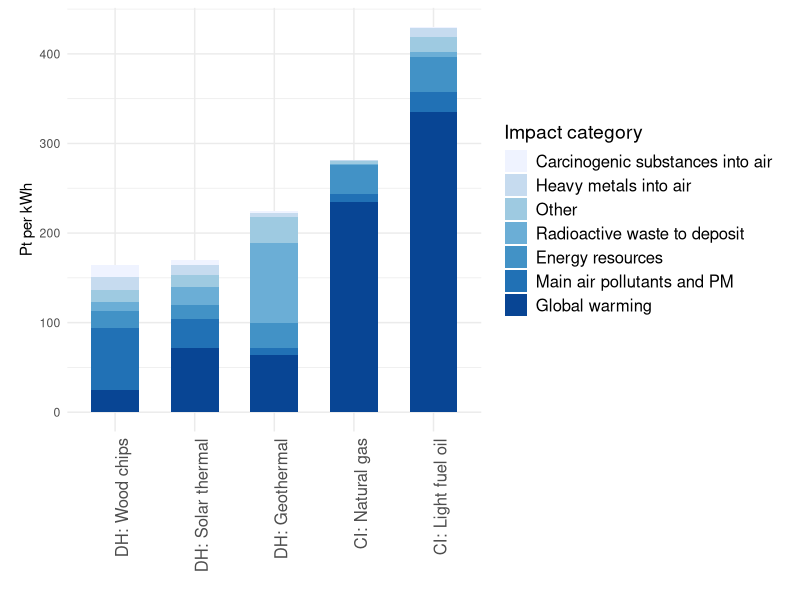
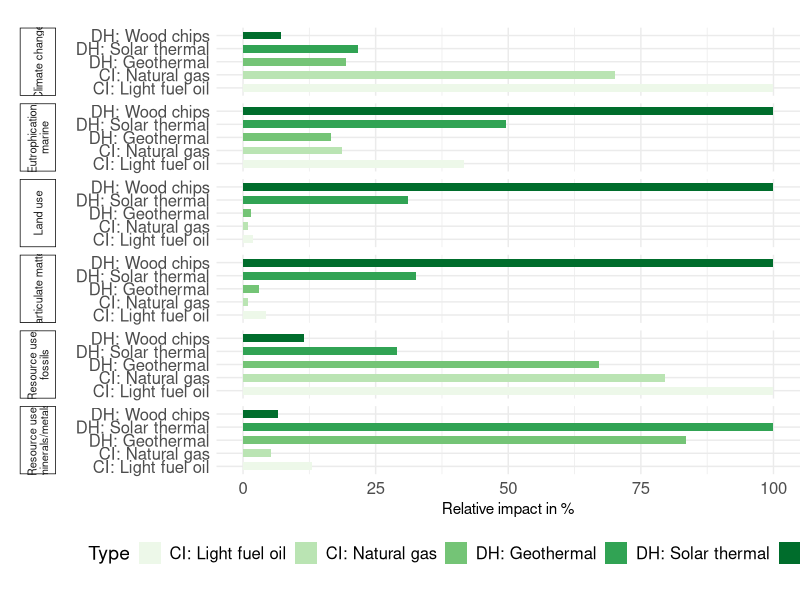
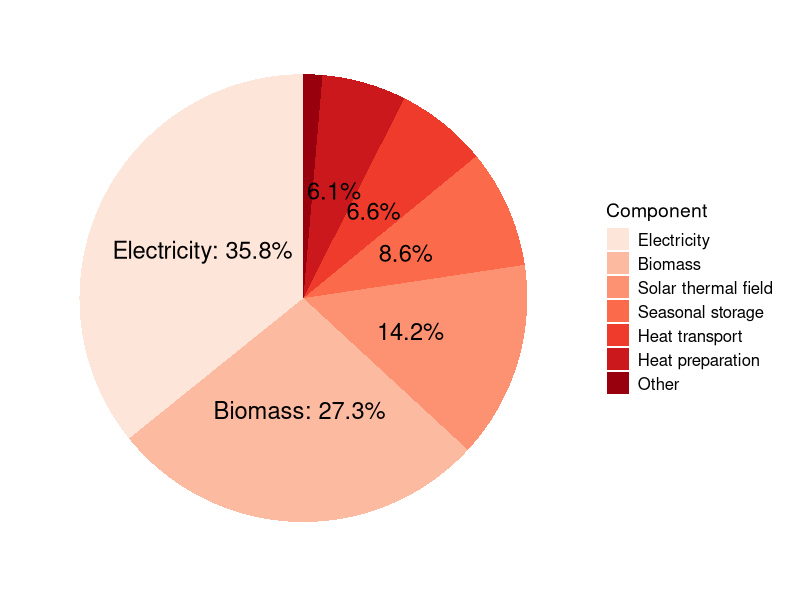
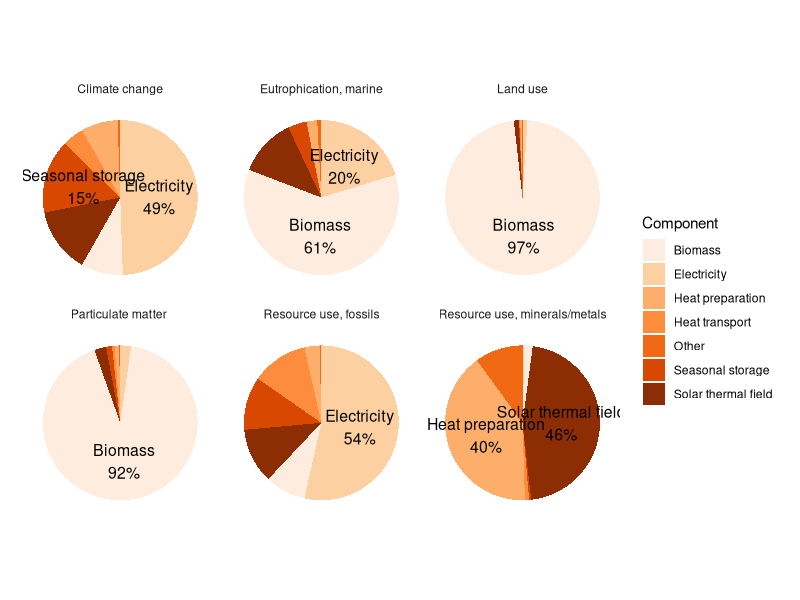
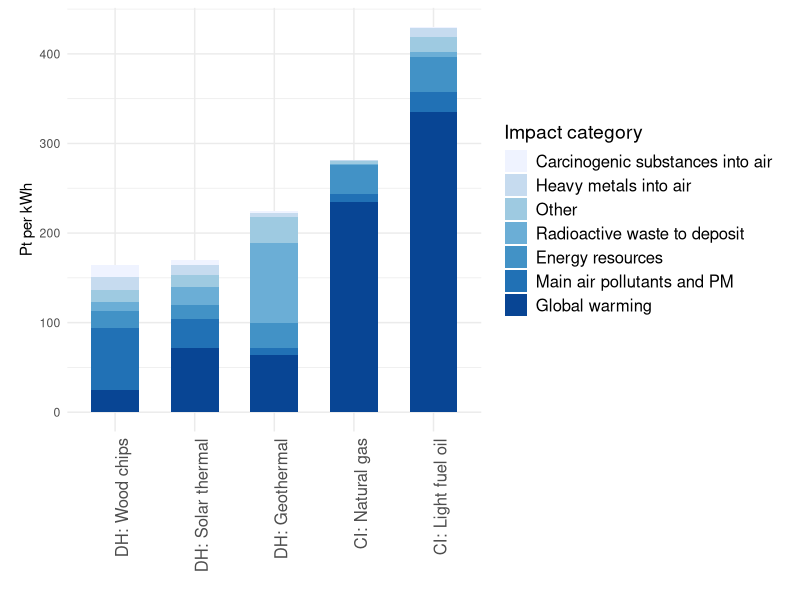
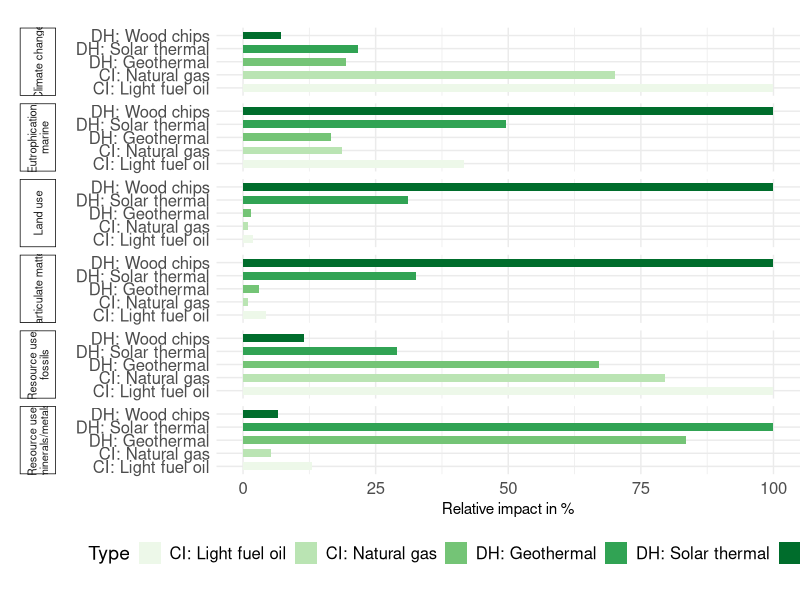
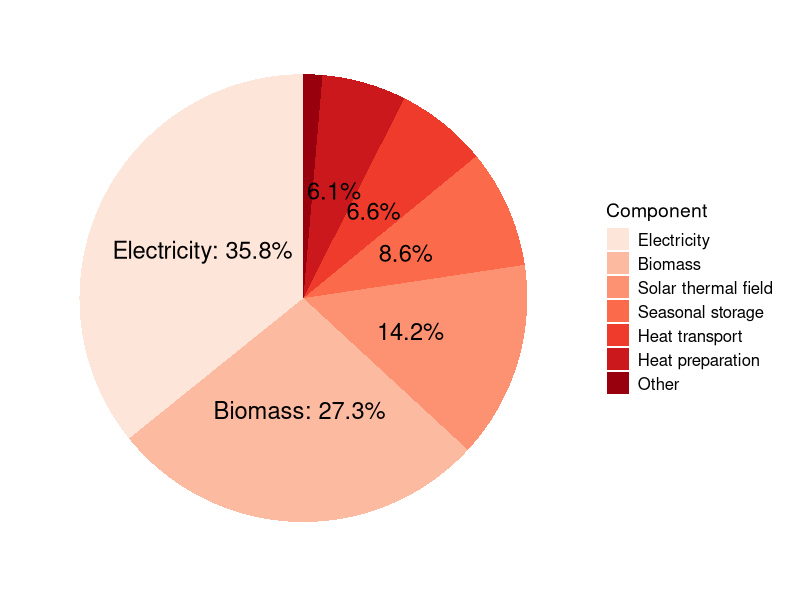
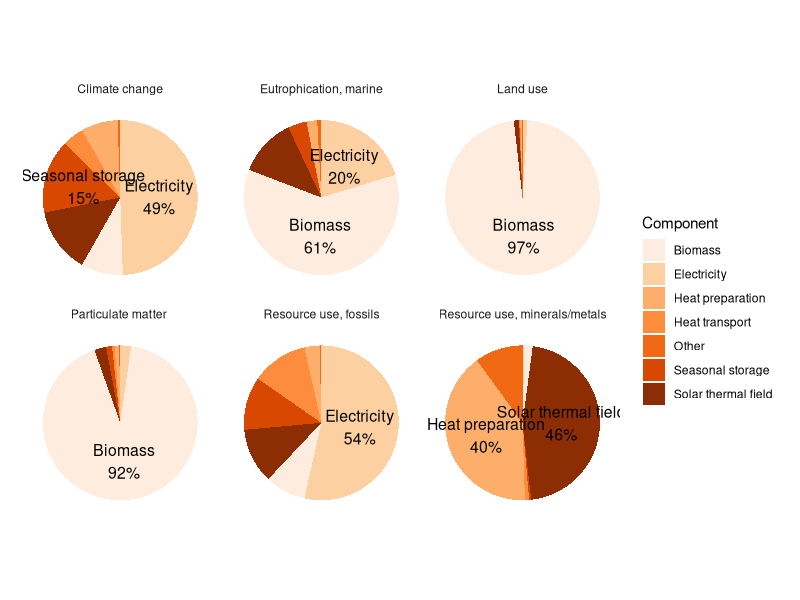

Source code (R) for these figures, in order:
## ---- chunk 1
library(readr)
library(tidyr)
library(ggplot2)
library(dplyr)
library(stringr)
library(RColorBrewer)
library(ggrepel)
## ---- chunk 2
#es <- read_delim("data/PWRG results solar - Sheet7 - edit.csv")[1:7, ]
es <- read_delim("data/PWRG results solar - ES single score.csv")[1:7, ]

long_es <- pivot_longer(es, cols = -c("Impact category"), names_to = "Type", values_to = "Value")

long_es <- long_es |>
  mutate(
    Type = ifelse(Type == "DH: Geothermal heat pump", "DH: Geothermal", Type),
  )

long_es_ordered <- long_es |>
  group_by(Type) |>
  summarise(total = sum(Value)) |>
  arrange(total) |>
  pull(Type)
long_es$Type <- factor(long_es$Type, levels = long_es_ordered)

ggplot(long_es, aes(x = Type, y = Value, fill = reorder(`Impact category`, Value))) +
  geom_bar(stat = "identity", width = 0.6) +  # Use 'identity' to plot actual values
  labs(x = "",
       y = "Pt per kWh",
       fill = "Impact category") +
  #scale_fill_viridis_d(option = "viridis") +
  scale_fill_brewer(palette = "Blues") +
  theme_minimal() +
  theme(
        legend.title = element_text(size = 14),  # Title of the legend
        legend.text = element_text(size = 12),    # Items in the legend
        plot.margin = unit(c(0.2, 0.5, 0.2, 0.5), "cm"),  # top, right, bottom, left
        axis.text.x = element_text(angle = 90, hjust = 1, size = 12)
        )
ggsave("img/pwrg_solar_es_single_score.png")
## ---- chunk 3
ef <- read_delim("data/PWRG results solar - EF damage assessment.csv")[1:15, ]

long_ef <- pivot_longer(ef, cols = -c("Damage category", "Unit"), names_to = "Type", values_to = "Value")

long_ef_normalized <- long_ef |>
  filter(`Damage category` %in% c("Climate change", "Particulate matter", "Eutrophication, marine", "Land use", "Resource use, minerals/metals", "Resource use, fossils")) |>  
  group_by(`Damage category`) |>
  mutate(
    pct = Value / max(Value) * 100,
    Type = ifelse(Type == "DH: Geothermal heat pump", "DH: Geothermal", Type),
    #`Damage category` = ifelse(`Damage category` == "Resource use, minerals/metals", "RU: minerals, metals", `Damage category`),
    #`Damage category` = ifelse(`Damage category` == "Resource use, fossils", "RU: fossils", `Damage category`),
  )
long_ef_normalized$`Damage category` <- str_wrap(long_ef_normalized$`Damage category`, width = 20)
ggplot(long_ef_normalized, aes(x = Type, y = pct, fill = Type)) +
  geom_col(width = 0.6) +
  facet_grid(rows = vars(`Damage category`), switch = "y") +
  labs(
    x = "",
    y = "Relative impact in %",
  ) +
  theme_minimal() +
  theme(
    strip.placement = "outside",
    strip.text.y.left = element_text(angle = 90, size = 8, hjust = 0.5, vjust = 0.5), 
    strip.switch.pad.grid = unit(0.5, "cm"),
    plot.margin = margin(20, 0, 20, 0),
    strip.background = element_rect(color = "black", linewidth = 0.5),
    axis.text.x = element_text(size = 12),
    axis.text.y = element_text(size = 12),
    legend.position = "bottom",
    legend.title = element_text(size = 14),  # Title of the legend
    legend.text = element_text(size = 12),    # Items in the legend
  ) +
  scale_fill_brewer(palette = "Greens") +
  coord_flip()
ggsave("img/pwrg_solar_ef_midpoints_faceted.png")
## ---- chunk 4
data <- read_delim("data/PWRG 1_ ES level 1 - Copy of Copy of level1.csv")

data$Component <- factor(data$Component, levels = data$Component[order(data$Value, decreasing = TRUE)])

data$percentage <- data$Value / sum(data$Value) * 100
data$label <- ifelse(data$percentage >= 15, 
                     paste0(data$Component, ": ", round(data$percentage, 1), "%"), 
                     data$label <- ifelse(data$percentage >= 5, 
                                          paste0(round(data$percentage, 1), "%"), 
                                          ""))

# Create the pie chart without the circle outline
ggplot(data, aes(x = "", y = Value, fill = Component)) +
  geom_bar(stat = "identity", width = 1) +
  coord_polar(theta = "y") +  # Converts bar chart to pie chart
  theme_minimal() +
  theme(axis.text.x = element_blank(),  # Hide x-axis labels
        axis.title.x = element_blank(),  # Hide x-axis title
        axis.text.y = element_blank(),  # Hide y-axis labels
        axis.title.y = element_blank(),  # Hide y-axis title
        axis.ticks = element_blank(),    # Remove axis ticks
        panel.grid = element_blank(),    # Remove grid lines
        panel.border = element_blank(),
        legend.title = element_text(size = 14),  # Title of the legend
        legend.text = element_text(size = 12),    # Items in the legend
        plot.margin = unit(c(0.2, 0.5, 0.2, 0.5), "cm")  # top, right, bottom, left
        ) +
  geom_text(aes(label = label), 
            position = position_stack(vjust = 0.5),
            hjust = 0.5,
            size = 6
            ) +
  scale_fill_brewer(palette = "Reds")
ggsave("img/pwrg_solar_network_pie.png")
## ---- chunk 5
ef_level1 <- read_delim("data/EF level 1.csv")[1:7, ]
long_ef_level1 <- pivot_longer(ef_level1, cols = -c("Component"), names_to = "Damage category", values_to = "Value")

df_ef <- long_ef_level1 |>
  group_by(`Damage category`) |>
  mutate(
    fraction = Value / sum(Value),
    ymax = cumsum(fraction),
    ymin = lag(ymax, default = 0),
    label_pos = (ymax + ymin) / 2,
    label = ifelse(fraction >= 0.15, paste0(Component, "\n", round(fraction * 100), "%"), "")
  )

ggplot(df_ef, aes(ymax = ymax, ymin = ymin, xmax = 4, xmin = 3, fill = Component)) +
  geom_rect() +
  geom_text(aes(x = 3.5, y = label_pos, label = label), size = 4) +
  coord_polar(theta = "y") +
  facet_wrap(~`Damage category`) +
  theme_minimal() +
  theme(axis.text.x = element_blank(),  # Hide x-axis labels
        axis.title.x = element_blank(),  # Hide x-axis title
        axis.text.y = element_blank(),  # Hide y-axis labels
        axis.title.y = element_blank(),  # Hide y-axis title        
        axis.ticks = element_blank(),    # Remove axis ticks
        plot.margin = unit(c(0.2, 0.5, 0.2, 0.5), "cm"),  # top, right, bottom, left
        panel.grid = element_blank(),    # Remove grid lines
        panel.border = element_blank())  + # Remove border
  scale_fill_brewer(palette = "Oranges")
ggsave("img/pwrg_solar_ef_network_pie_faceted.png")
